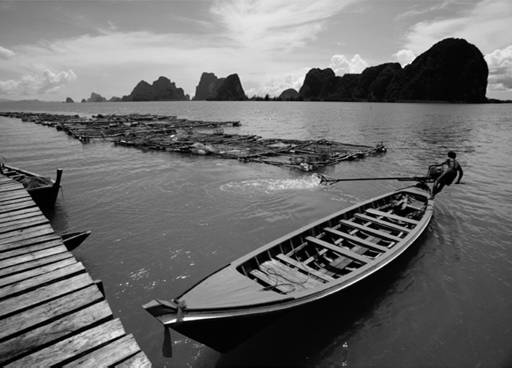
%> input picture Sampling_Reconstruction/grayscale.jpg, 512 x 368 px
$ octave imageSamplingExample.m   (GNU Octave 9; MATLAB toolbox functions it lacks are replaced by stand-ins)
%> lines starting %> are read from the running program, lines starting %| are printed output that depends on the picture
close all;
clear all;
clc;

%load the image
y = imread('grayscale.jpg');
%> y is the input picture: size 368x512x3 uint8; min 0, max 255, mean 109.1
y = y(:,:,1);
%> y: size 368x512 uint8

%show original image
imshow(y);
title('Original 368x512 Pixel Image');
y = double(y);
%> y: size 368x512 double

%%%%%%%%%%%%%%%%%%%%%%%%%%%%%%%
%downsample rows and columns by 2
y_new1 = dyaddown(y,'m');
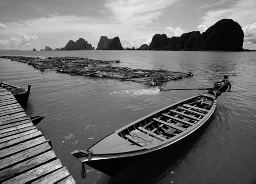
%> y_new1: size 184x256 double; min 0, max 255, mean 109
y_new1 = uint8(y_new1);
%> y_new1: size 184x256 uint8

figure;
imshow(y_new1);
title('Decimated 184x256 Pixel Image');

%%%%%%%%%%%%%%%%%%%%%%%%%%%%%%%
%downsample rows and columns by 2
y_new2 = dyaddown(y_new1,'m');
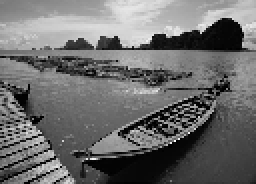
%> y_new2: size 92x128 uint8 (shown 2 times larger); min 0, max 252, mean 108.7
y_new2 = uint8(y_new2);

figure;
imshow(y_new2);
title('Decimated 92x128 Pixel Image');

%%%%%%%%%%%%%%%%%%%%%%%%%%%%%%%
%downsample rows and columns by 2
y_new3 = dyaddown(y_new2,'m');
y_new3 = uint8(y_new3);

figure;
imshow(y_new3);
title('Decimated 46x64 Pixel Image');

%%%%%%%%%%%%%%%%%%%%%%%%%%%%%%%
%downsample rows and columns by 2
y_new4 = dyaddown(y_new3,'m');
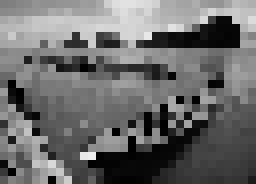
%> y_new4: size 23x32 uint8 (shown 8 times larger); min 0, max 237, mean 107.3
y_new4 = uint8(y_new4);

figure;
imshow(y_new4);
title('Decimated 23x32 Pixel Image');

%now reconstruct images uses "2-D Sinc Interpolation" to get back to
%original image size.

y_new1 = imresize(y_new1,[368 512]);
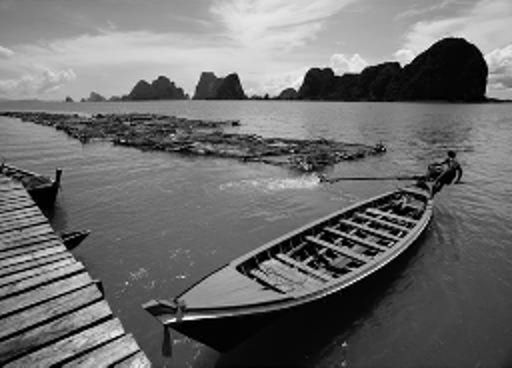
%> y_new1: size 368x512 uint8; min 0, max 255, mean 109
figure;
imshow(y_new1);
title('Reconstructed Image from 184x256 Pixel Image');

y_new2 = imresize(y_new2,[368 512]);
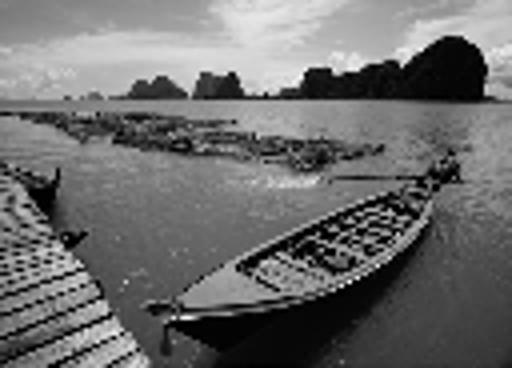
%> y_new2: size 368x512 uint8; min 0, max 253, mean 108.8
figure;
imshow(y_new2);
title('Reconstructed Image from 92x128 Pixel Image');

y_new3 = imresize(y_new3,[368 512]);
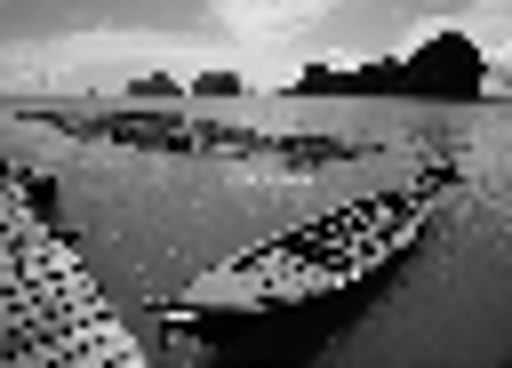
%> y_new3: size 368x512 uint8; min 0, max 252, mean 108.7
figure;
imshow(y_new3);
title('Reconstructed Image from 46x64 Pixel Image');

y_new4 = imresize(y_new4,[368 512]);
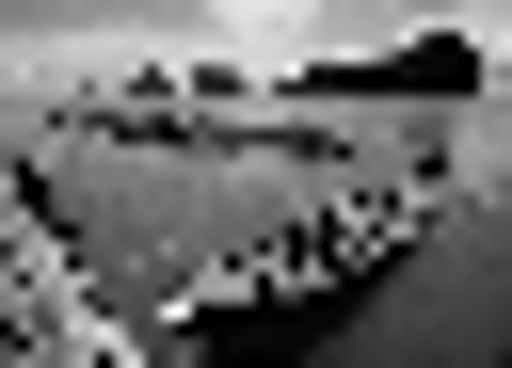
%> y_new4: size 368x512 uint8; min 0, max 255, mean 107.4
figure;
imshow(y_new4);
title('Reconstructed Image from 23x32 Pixel Image');
